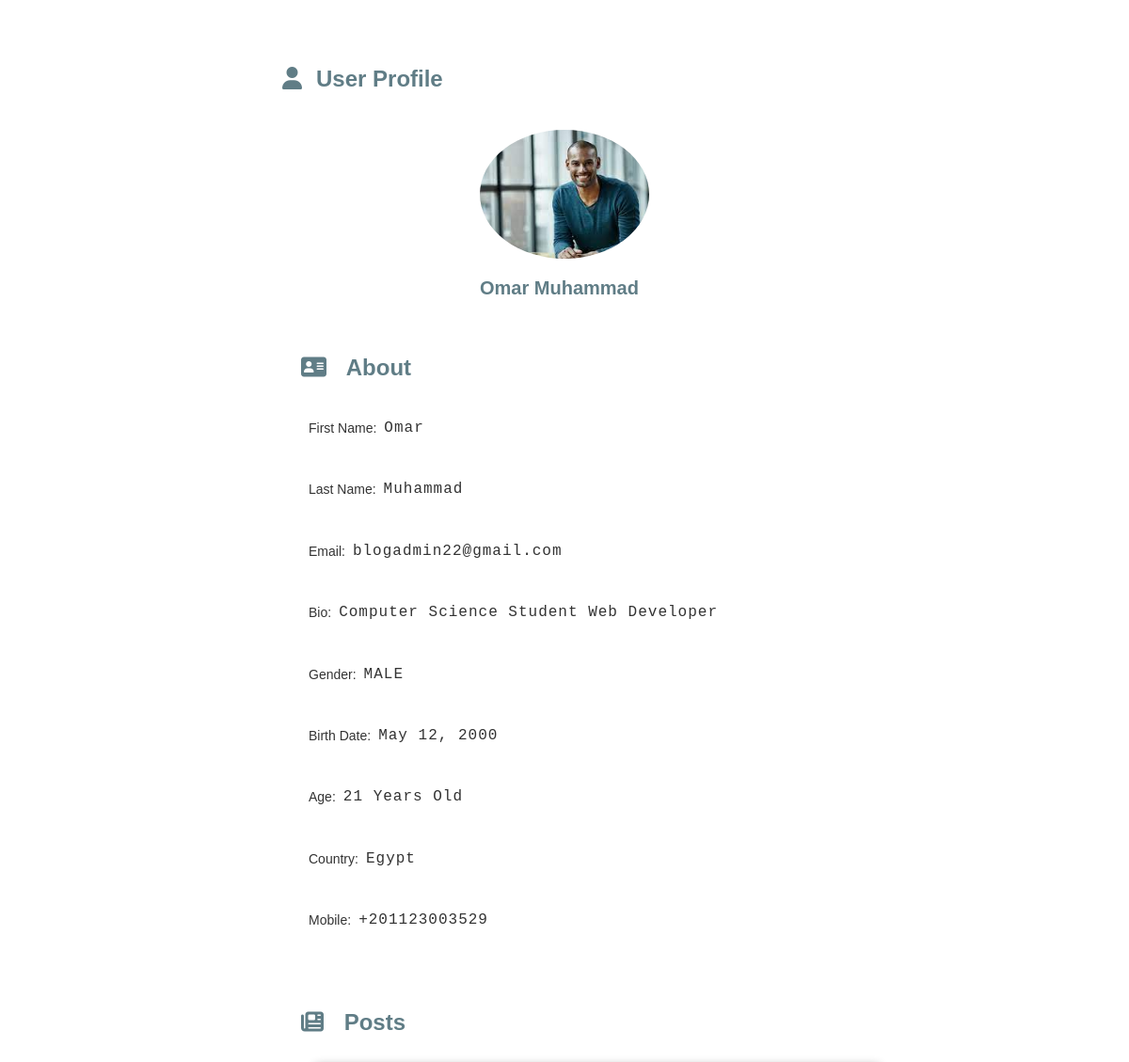
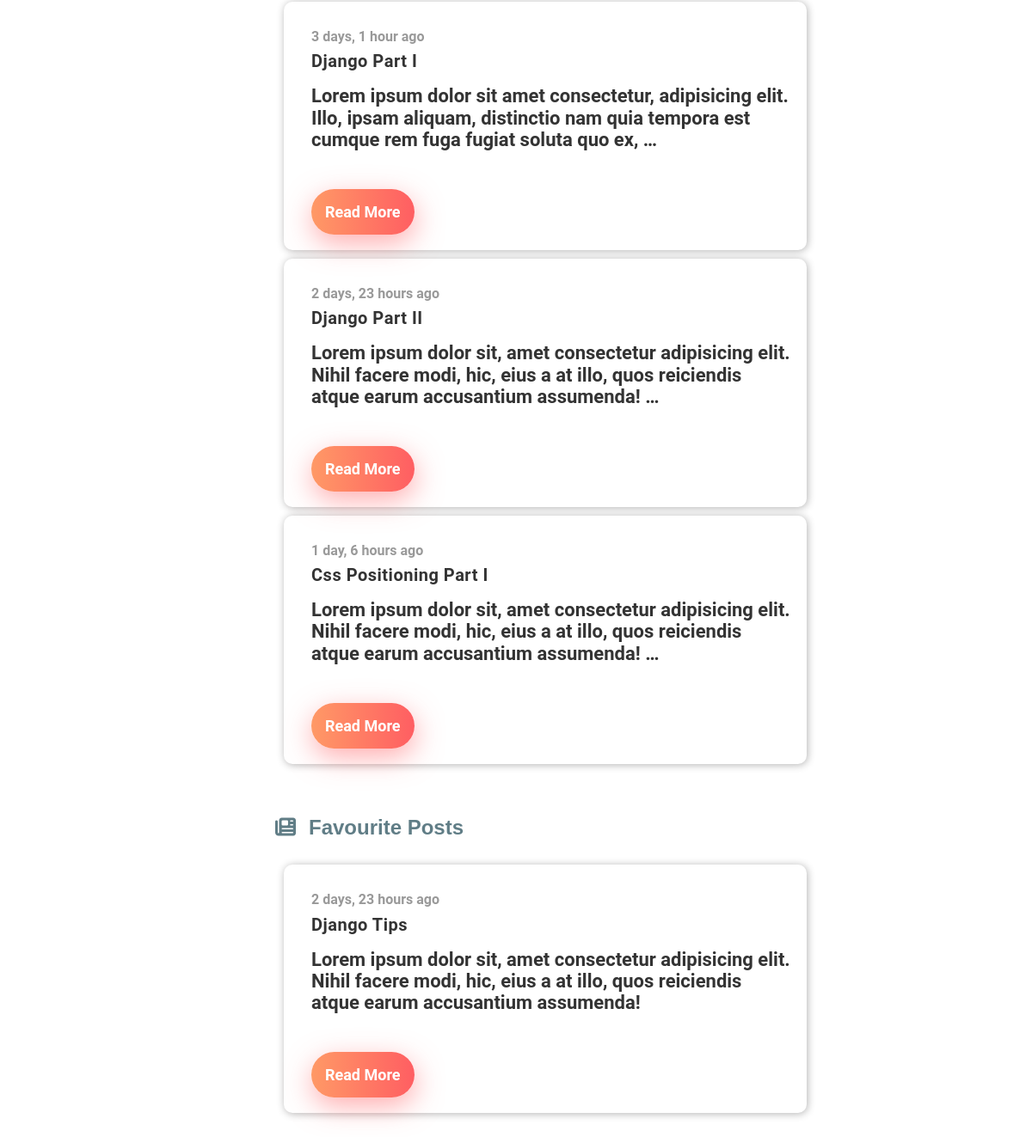
/users/user_profile/1/, run on the app's committed database (2 pictures, top to bottom).
### users/models.py (models this page shows, shortened)
class Profile(models.Model):
    GENDER_CHOICES= [
        ('MALE' , 'Male'),
        ('FEMALE' , 'Female'),
        ('OTHER' , 'Other'),
    ]
    user= models.OneToOneField(User, on_delete=models.CASCADE)
    avatar= models.ImageField(upload_to= 'user/', blank=True, null=True)
    bio= models.TextField(blank=True, null=True)
    location= models.CharField(max_length=120, blank=True, null=True)
    birthdate= models.DateField(blank=True, null=True)
    gender= models.CharField(max_length=120, choices=GENDER_CHOICES, blank=True, null=True)
    mobile= models.CharField(max_length=120, blank=True, null=True)
    age= models.IntegerField(blank=True, null=True)
    created_at= models.DateTimeField(default=timezone.now)
    updated_at= models.DateTimeField(default=timezone.now)
    class Meta:
        verbose_name= "Profile"
        verbose_name_plural= "Profiles"

### posts/models.py (models this page shows, shortened)
class Posts(models.Model):
    author= models.ForeignKey(User, on_delete=models.CASCADE, related_name="author")
    title= models.CharField(max_length=200)
    content= models.TextField()
    image= models.ImageField(upload_to='post_image/', null=True, blank=True)
    slug= models.SlugField(null=True, blank=True)
    tags= models.ManyToManyField('Tags')
    category= models.ForeignKey('Categories', on_delete=models.CASCADE)
    created_at= models.DateTimeField(default=timezone.now)
    updated_at= models.DateTimeField(default=timezone.now)
    likes= models.ManyToManyField(User, default=None, blank=True, related_name="likes")
    dislikes= models.ManyToManyField(User, default=None, blank=True, related_name="dislikes")
    favourites= models.ManyToManyField(User, blank=True, related_name="favourites")
    class Meta:
        verbose_name= "Article"
        verbose_name_plural= "Articles"

### users/views.py (the view)
# urls.py: path('user_profile/<int:pk>/', user_profile, name= "user_profile"),          # User Profile
def user_profile(request, pk):
    user_profile= get_object_or_404(Profile, pk= pk)
    user= user_profile.user
    user_articles = Posts.objects.filter(author=user)
    user= user_profile.user
    user_favourites = Posts.objects.filter(favourites=user)
    context={
        'user_profile': user_profile,
        'user_articles': user_articles,
        'user_favourites': user_favourites,
    }
    return render(request, 'users/user_profile.html', context)

### project/templates/users/user_profile.html (shortened to what this page needs)
{% extends 'base_1.html' %}
{% load static %}
{% load humanize %}
{% block content %}
<section class="user-profile">
    <div class="contentBox">
        <h2><i class="fas fa-user"></i>User Profile</h2>
        <div class="imgBox">
            {% if user_profile.avatar %}
            <img src="{{ user_profile.avatar.url }}" alt="User Image">
            {% else %}
            <img src="{% static 'img/add-profile.jfif' %}" alt="User Image">
            {% endif %}
            <h3>{{ user_profile.user.first_name }} {{ user_profile.user.last_name }}</h3>
        </div>
        <div class="about">
            <h2><i class="fas fa-address-card"></i> About</h2>
            <div class="container">
                <p class="label">First Name: </p>
                <p class="text">{{ user_profile.user.first_name }}</p>
            </div>
            <div class="container">
                <p class="label">Last Name: </p>
                <p class="text">{{ user_profile.user.last_name }}</p>
            </div>
            <div class="container">
                <p class="label">Email: </p>
                <p class="text">{{ user_profile.user.email }}</p>
            </div>
            <div class="container">
                <p class="label">Bio: </p>
                <p class="text">{{ user_profile.bio }}</p>
            </div>
            <div class="container">
                <p class="label">Gender: </p>
                <p class="text">{{ user_profile.gender }}</p>
            </div>
            <div class="container">
                <p class="label">Birth Date: </p>
                <p class="text">{{ user_profile.birthdate }}</p>
            </div>
            <div class="container">
                <p class="label">Age: </p>
                <p class="text">{{ user_profile.age }} Years Old</p>
            </div>
            <div class="container">
                <p class="label">Country: </p>
                <p class="text">{{ user_profile.location }}</p>
            </div>
            <div class="container">
                <p class="label">Mobile: </p>
                <p class="text">{{ user_profile.mobile }}</p>
            </div>
        </div>
        <div class="user-posts">
            <h2><i class="fas fa-newspaper"></i> Posts</h2>
            {% for post in user_articles %}
            <div class="card">
                <div class="text">
                    <h3 class="date">{{ post.created_at |naturaltime }}</h3>
                    <h1 class="title">{{ post.title }}</h1>
                    <p class="body">
                    {{ post.content |truncatechars:150 }}
                    </p>
                </div>
                <a href="{% url 'posts:post_detail' post.slug %}" class="btn">Read More</a>
            </div>
            {% endfor %}
        </div>
        <div class="user-posts">
            <h2><i class="fas fa-newspaper"></i>Favourite Posts</h2>
            {% for post in user_favourites %}
            <div class="card">
                <div class="text">
                    <h3 class="date">{{ post.created_at |naturaltime }}</h3>
                    <h1 class="title">{{ post.title }}</h1>
                    <p class="body">
                    {{ post.content |slice:"0:148" }}
                    </p>
                </div>
                <a href="{% url 'posts:post_detail' post.slug %}" class="btn">Read More</a>
            </div>
            {% endfor %}
        </div>
    </div>
</section>
{% endblock %}

### project/static/css/main_1.css (style rules this page uses)
.user-profile { position: relative; }
.user-profile .contentBox { position: relative; width: 50%; margin: 0 auto; padding: 50px; }
.user-profile .contentBox h2 { display: inline-block; font-size: 24px; font-family: 'Kanit', sans-serif; font-weight: 600; color: #607d86; margin-bottom: 40px; }
.user-profile .contentBox h2 i { display: inline-block; margin-right: 15px; }
.user-profile .contentBox .imgBox { position: relative; width: 180px; height: 200px; border-radius: 100%; left: 35%; display: flex; flex-direction: column; }
.user-profile .contentBox .imgBox img { width: 100%; height: 100%; border-radius: 100%; object-fit: cover; }
.user-profile .contentBox .imgBox h3 { display: inline-block; font-size: 20px; font-family: 'Kanit', sans-serif; font-weight: 600; color: #607d86; }
.user-profile .contentBox .about { display: inline-block; font-size: 24px; font-family: 'Kanit', sans-serif; font-weight: 600; color: #607d86; margin: 0 20px; padding-top: 20px; }
.user-profile .contentBox .about h2 { display: inline-block; font-size: 24px; font-family: 'Kanit', sans-serif; font-weight: 600; color: #607d86; margin-bottom: 20px; }
.user-profile .contentBox .about .container { display: flex; margin-bottom: 5px; width: 100%; }
.user-profile .contentBox .about .container .label { position: relative; color: #333; font-size: 14px; font-family: 'Kanit', sans-serif; font-weight: 500; padding: 8px 8px; }
.user-profile .contentBox .about .container .text { position: relative; color: #333; font-size: 16px; font-family: MONOSPACE; font-weight: 500; padding: 5px 0px; letter-spacing: 1px; }
.user-profile .contentBox .user-posts { font-size: 24px; font-family: 'Kanit', sans-serif; font-weight: 600; color: #607d86; margin: 20px; padding-top: 20px; }
.user-profile .contentBox .user-posts h2 { display: inline-block; font-size: 24px; font-family: 'Kanit', sans-serif; font-weight: 600; color: #607d86; margin-bottom: 20px; }
.user-profile .contentBox .user-posts .card { width: 100%; background-color: #fff; padding: 2rem 1rem 2rem 2rem; border-radius: 10px; margin: 10px; box-shadow: 1px 1px 10px rgba(0, 0, 0, 0.3); }
.user-profile .contentBox .user-posts .card .date { margin: 0 0 0.5rem 0; color: #999; font-size: 1rem; font-family: 'Roboto', sans-serif; }
.user-profile .contentBox .user-posts .card .text .title { margin: 0 0 1rem 0; font-size: 20px; letter-spacing: 0.5px; color: #333; font-family: 'Roboto', sans-serif; }
.user-profile .contentBox .user-posts .card .text .body { margin: 0 0 3.5rem 0; font-size: 22px; color: #333; font-family: 'Roboto', sans-serif; }
.user-profile .contentBox .user-posts .card .btn { border: none; outline: none; background: linear-gradient(90deg, #ff9966, #ff5e62); padding: 1rem 1rem; border-radius: 50px; color: white; font-size: 18px; box-shadow: 1px 10px 2rem rgba(255, 94, 98, 0.5); transition: all .2s ease-in; text-decoration: none; font-family: 'Roboto', sans-serif; }

### data on the page
Profile: avatar (picture), user.first_name "Omar", user.last_name "Muhammad", user.email "blogadmin22@gmail.com", bio "Computer Science Student Web Developer", gender "MALE", birthdate "May 12, 2000", age "21", location "Egypt", mobile "+201123003529"
Posts: created_at "3 days, 1 hour ago", title "Django Part I", content "Lorem ipsum dolor sit amet consectetur, adipisicing elit. Illo, ipsam aliquam, distinctio nam quia tempora est cumque rem fuga fugiat soluta quo ex, …"
Posts: created_at "2 days, 23 hours ago", title "Django Part II", content "Lorem ipsum dolor sit, amet consectetur adipisicing elit. Nihil facere modi, hic, eius a at illo, quos reiciendis atque earum accusantium assumenda! …"
Posts: created_at "1 day, 6 hours ago", title "Css Positioning Part I", content "Lorem ipsum dolor sit, amet consectetur adipisicing elit. Nihil facere modi, hic, eius a at illo, quos reiciendis atque earum accusantium assumenda! …"
Posts: created_at "2 days, 23 hours ago", title "Django Tips", content "Lorem ipsum dolor sit, amet consectetur adipisicing elit. Nihil facere modi, hic, eius a at illo, quos reiciendis atque earum accusantium assumenda!"
